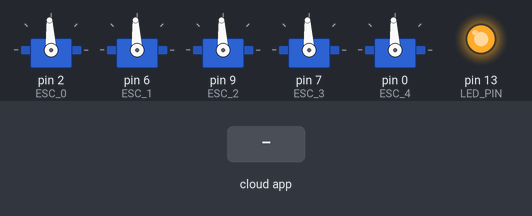
Simulated run of this program. Board: Teensy 4. Parts: 5 × servo, output pins drawn as LEDs (lit = HIGH). The test bench sets the inputs (shaded band). The ROS host is connected and sends only what is stated.

Above: at 2.2 s.
2.3 s: the phone or cloud app sets input to 0
At 2.7 s:
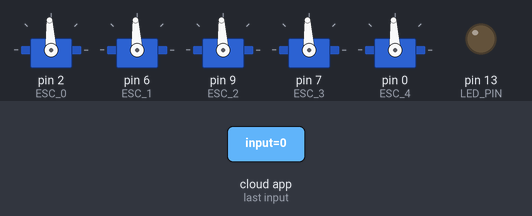
3.8 s: the phone or cloud app sets input to 1
At 5.2 s:
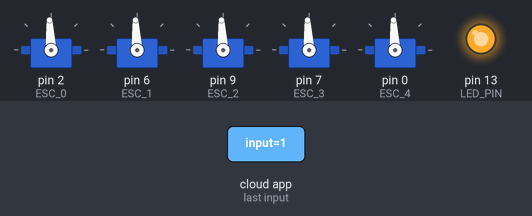
Timing chart, 0 to 6.8 s (numbered marks = the images above; inputs shaded):
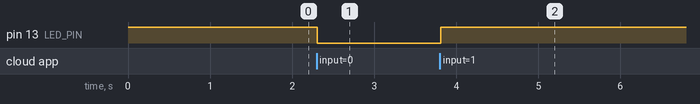

Measured:
- after the input at 2.3 s, pin 13 (LED_PIN): HIGH → LOW at once
- after the input at 3.8 s, pin 13 (LED_PIN): LOW → HIGH at once

The program:

Main.cpp
```cpp
#include <Arduino.h>
#include "micro_ros_platformio.h"

#include <stdio.h>
#include <rcl/rcl.h>
#include <rcl/error_handling.h>
#include <rclc/rclc.h>
#include <rclc/executor.h>

#include <std_msgs/msg/int32.h>
#include <Servo.h>

rcl_subscription_t subscriber0;
rcl_subscription_t subscriber1;
rcl_subscription_t subscriber2;
rcl_subscription_t subscriber3;
rcl_subscription_t subscriber4;

std_msgs__msg__Int32 msg0;
std_msgs__msg__Int32 msg1;
std_msgs__msg__Int32 msg2;
std_msgs__msg__Int32 msg3;
std_msgs__msg__Int32 msg4;

rclc_executor_t executor;
rclc_support_t support;
rcl_allocator_t allocator;
rcl_node_t node;
rcl_timer_t timer;

Servo servo0;
Servo servo1;
Servo servo2;
Servo servo3;
Servo servo4;

#define LED_PIN 13
#define ESC_0 2
#define ESC_1 6
#define ESC_2 9
#define ESC_3 7
#define ESC_4 0


#define RCCHECK(fn) { rcl_ret_t temp_rc = fn; if((temp_rc != RCL_RET_OK)){error_loop();}}
#define RCSOFTCHECK(fn) { rcl_ret_t temp_rc = fn; if((temp_rc != RCL_RET_OK)){}}


void error_loop(){
  while(1){
    digitalWrite(LED_PIN, HIGH);
    delay(10);
  }
}

void subscription_callback0(const void * msgin)
{
  const std_msgs__msg__Int32 * msg = (const std_msgs__msg__Int32 *)msgin;
  digitalWrite(LED_PIN, (msg->data == 0) ? LOW : HIGH);
  int pwm = msg->data;
  pwm = 1500 + (4*constrain(pwm, -100, 100));
  servo0.writeMicroseconds(pwm);
}

void subscription_callback1(const void * msgin)
{
  const std_msgs__msg__Int32 * msg = (const std_msgs__msg__Int32 *)msgin;
  digitalWrite(LED_PIN, (msg->data == 0) ? LOW : HIGH);

  int pwm = msg->data;
  pwm = 1500 + (4*constrain(pwm, -100, 100));
  servo1.writeMicroseconds(pwm);
}

void subscription_callback2(const void * msgin)
{
  const std_msgs__msg__Int32 * msg = (const std_msgs__msg__Int32 *)msgin;
  digitalWrite(LED_PIN, (msg->data == 0) ? LOW : HIGH);

  int pwm = msg->data;
  pwm = 1500 + (4*constrain(pwm, -100, 100));
  servo2.writeMicroseconds(pwm);
}

void subscription_callback3(const void * msgin)
{
  const std_msgs__msg__Int32 * msg = (const std_msgs__msg__Int32 *)msgin;
  digitalWrite(LED_PIN, (msg->data == 0) ? LOW : HIGH);
  int pwm = msg->data;
  pwm = 1500 + (4*constrain(pwm, -100, 100));
  servo3.writeMicroseconds(pwm);
}

void subscription_callback4(const void * msgin)
{
  const std_msgs__msg__Int32 * msg = (const std_msgs__msg__Int32 *)msgin;
  digitalWrite(LED_PIN, (msg->data == 0) ? LOW : HIGH);

  int pwm = msg->data;
  pwm = 1500 + (4*constrain(pwm, -100, 100));
  servo4.writeMicroseconds(pwm);
}

void setup() {
  Serial.begin(115200);
  set_microros_serial_transports(Serial);

  pinMode(LED_PIN, OUTPUT);
  digitalWrite(LED_PIN, HIGH);

  //pinMode(ESC_0, OUTPUT);
  servo0.attach(ESC_0);
  servo1.attach(ESC_1);
  servo2.attach(ESC_2);
  servo3.attach(ESC_3);
  servo4.attach(ESC_4);

  servo0.writeMicroseconds(1500);
  servo1.writeMicroseconds(1500);
  servo2.writeMicroseconds(1500);
  servo3.writeMicroseconds(1500);
  servo4.writeMicroseconds(1500);

  delay(1000);

  allocator = rcl_get_default_allocator();

  //create init_options
  RCCHECK(rclc_support_init(&support, 0, NULL, &allocator));

  // create node
  RCCHECK(rclc_node_init_default(&node, "mr", "", &support));

  // create subscriber0
  RCCHECK(rclc_subscription_init_best_effort(
    &subscriber0,
    &node,
    ROSIDL_GET_MSG_TYPE_SUPPORT(std_msgs, msg, Int32),
    "nekton/thrusters/id_0/input"));

  // create subscriber1
  RCCHECK(rclc_subscription_init_best_effort(
    &subscriber1,
    &node,
    ROSIDL_GET_MSG_TYPE_SUPPORT(std_msgs, msg, Int32),
    "nekton/thrusters/id_1/input"));

  // create subscriber2
  RCCHECK(rclc_subscription_init_best_effort(
    &subscriber2,
    &node,
    ROSIDL_GET_MSG_TYPE_SUPPORT(std_msgs, msg, Int32),
    "nekton/thrusters/id_2/input"));

  // create subscriber3
  RCCHECK(rclc_subscription_init_best_effort(
    &subscriber3,
    &node,
    ROSIDL_GET_MSG_TYPE_SUPPORT(std_msgs, msg, Int32),
    "nekton/thrusters/id_3/input"));

  // create subscriber4
  RCCHECK(rclc_subscription_init_best_effort(
    &subscriber4,
    &node,
    ROSIDL_GET_MSG_TYPE_SUPPORT(std_msgs, msg, Int32),
    "nekton/thrusters/id_4/input"));


  // create executor
  RCCHECK(rclc_executor_init(&executor, &support.context, 5, &allocator));
  RCCHECK(rclc_executor_add_subscription(&executor, &subscriber0, &msg0, &subscription_callback0, ON_NEW_DATA));
  RCCHECK(rclc_executor_add_subscription(&executor, &subscriber1, &msg1, &subscription_callback1, ON_NEW_DATA));
  RCCHECK(rclc_executor_add_subscription(&executor, &subscriber2, &msg2, &subscription_callback2, ON_NEW_DATA));
  RCCHECK(rclc_executor_add_subscription(&executor, &subscriber3, &msg3, &subscription_callback3, ON_NEW_DATA));
  RCCHECK(rclc_executor_add_subscription(&executor, &subscriber4, &msg4, &subscription_callback4, ON_NEW_DATA));

  /*rcl_subscription_fini(&subscriber0, &node);
  rcl_subscription_fini(&subscriber1, &node);
  rcl_subscription_fini(&subscriber2, &node);
  rcl_subscription_fini(&subscriber3, &node);
  rcl_subscription_fini(&subscriber4, &node); */
}

void loop() {
  //delay(100);

  RCCHECK(rclc_executor_spin_some(&executor, RCL_MS_TO_NS(100)));
}
```
